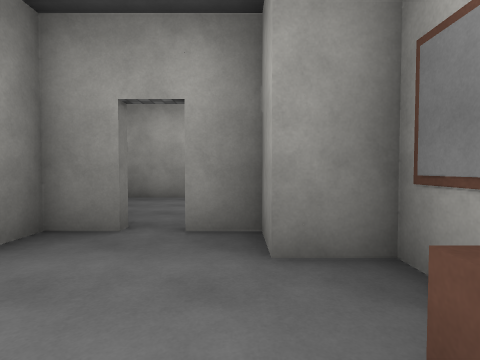
view 1 (above)

24 first-person views from a walk through a Unity game level. The camera is 1.4 m above the floor, tilts 2° down and sees 80° across. The floor is counted in squares, 2 m on a side. Each view is taken from the middle of a square. On the plan, view 1 faces up. The plan holds only what a view shows up to about 10 squares ahead; the rest is blank. The place goes on beyond the plan. The player is left out. Door leaves are left out, so doorways stand open. Surface patterns are stand-ins for the level's own textures.

view 2
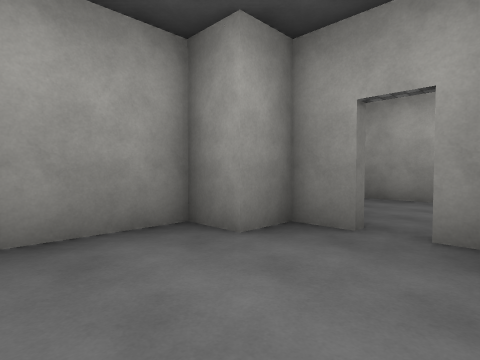

view 3
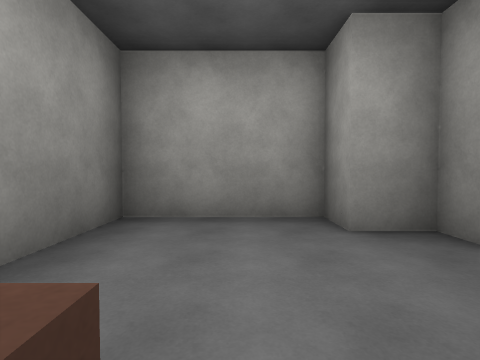

view 4
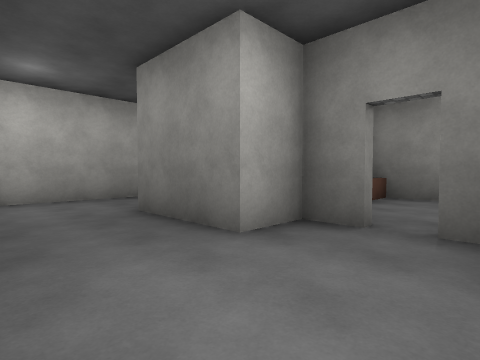

view 5
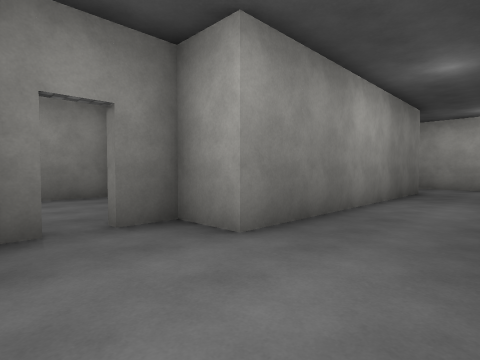

view 6
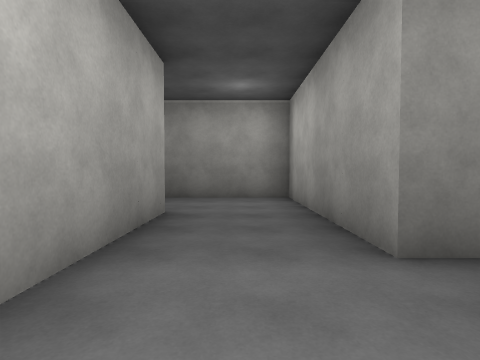

view 7
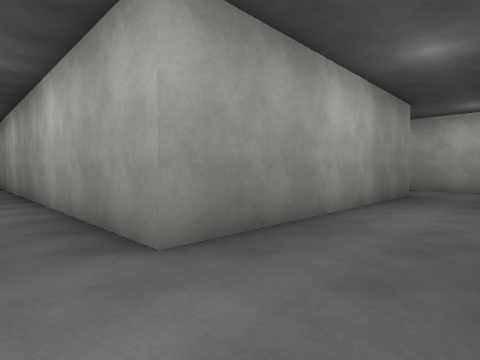

view 8
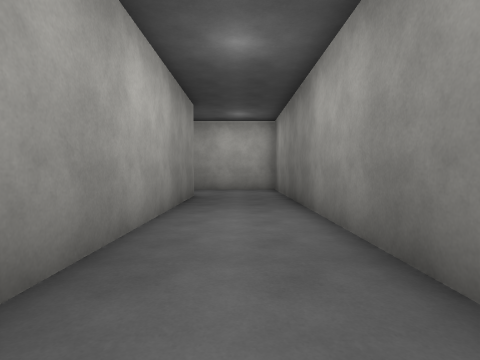

view 9
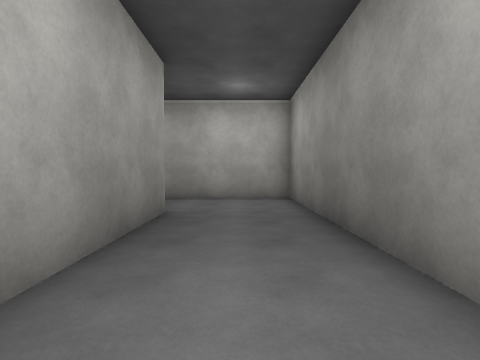

view 10
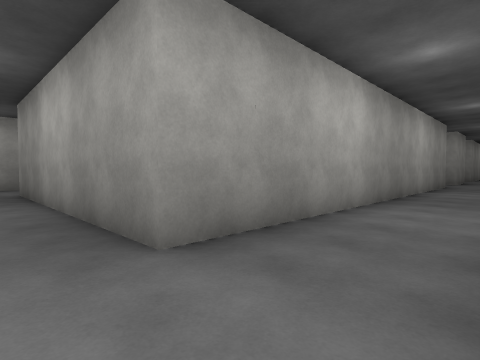

view 11
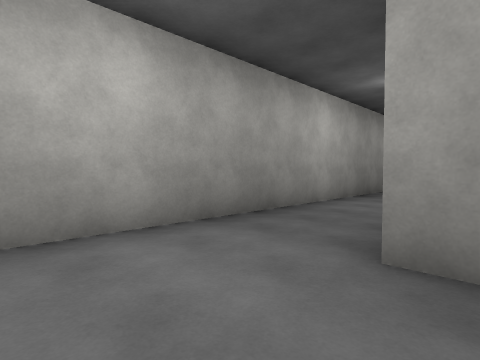

view 12
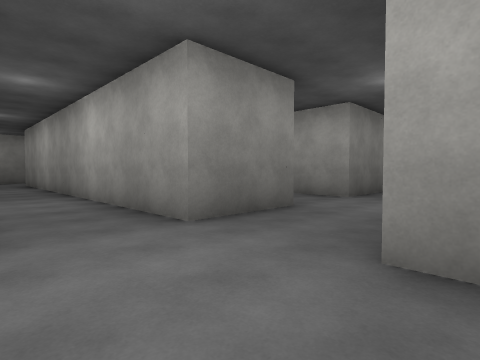

view 13
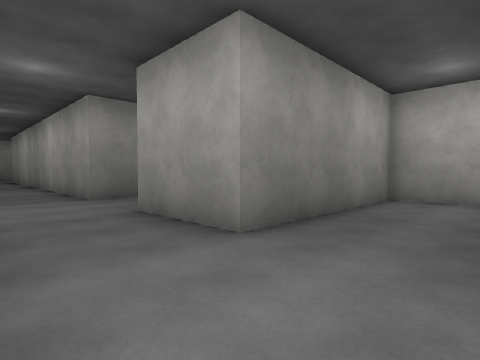

view 14
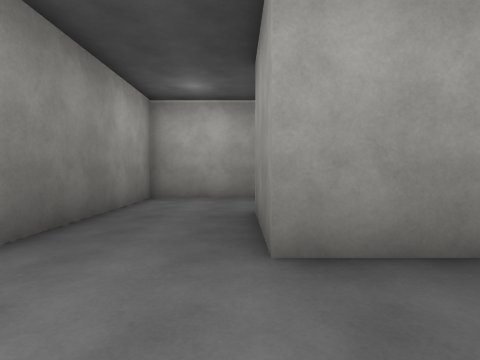

view 15
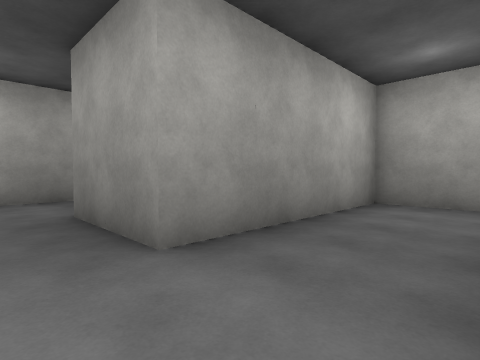

view 16
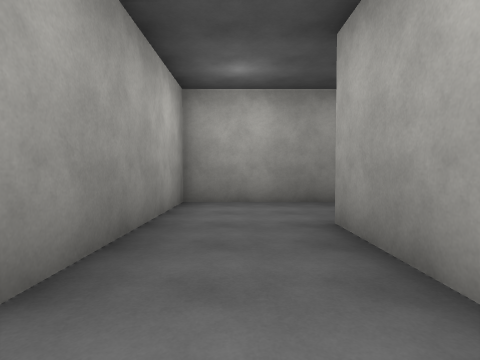

view 17
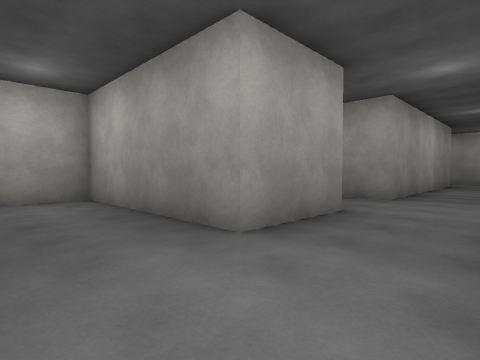

view 18
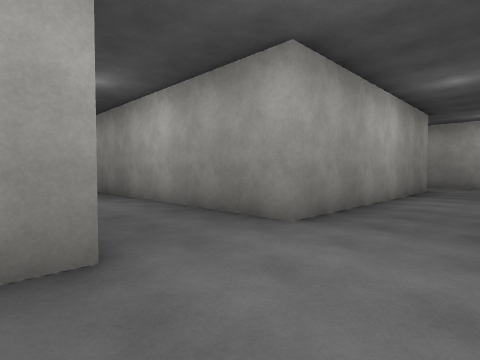

view 19
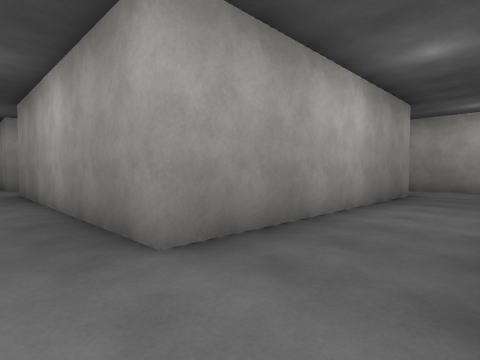

view 20
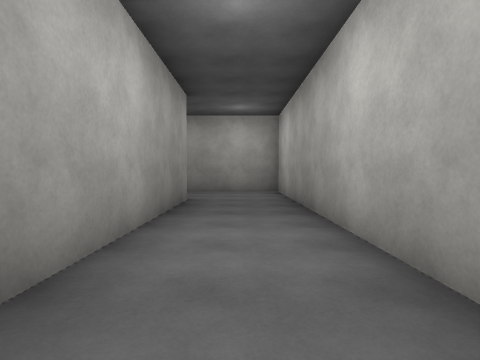

view 21
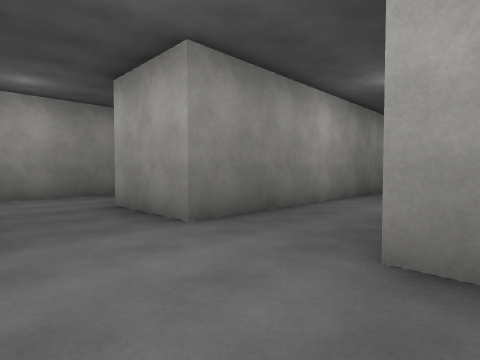

view 22
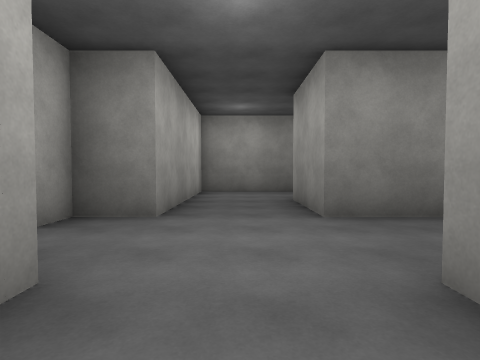

view 23
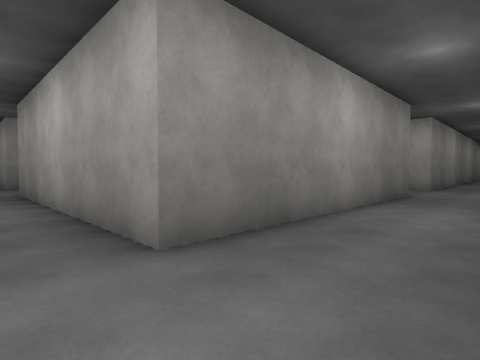

view 24
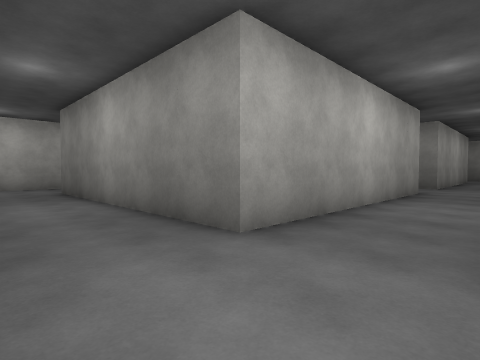

### Floor plan
Points are (right, up) in squares from view 1. A wall is a line through its corners. A room is listed if a view was taken in it or the views show most of it. See-through windows are left out.
Room 1 (views 1, 2, 3)
walls: (1.2, 1.4) (1.2, 2.2) (0.2, 2.2) (0.2, 3.3) (-0.6, 3.3); (-1.2, 3.3) (-2.2, 3.3) (-2.2, 2.2) (-3.2, 2.2) (-3.2, -0.7) (0.9, -0.7)
ways out: open door at (-1, 3) to room 2
objects: other object (1, 0)
Room 2 (views 4, 5, 6, 7, 8, 9, 10, 11, 12, 13, 14, 15, 16, 17, 18, 19, 20, 21, 22, 23, 24)
walls: (7.7, 23) (7.7, 19.8) (12.8, 19.8) (12.8, 17.2); (5.2, 14.8) (7.7, 14.8) (7.7, 13); (10.2, 29.8) (17.8, 29.8) (17.8, 27.3) (12.8, 27.3) (12.8, 22.3) (10.2, 22.3); (10.2, 14.8) (12.8, 14.8) (12.8, 2.2) (5.2, 2.2) (5.2, 12.8); (15.3, 22.4) (15.3, 24.8); (10.2, 32.3) (10.2, 39.8) (17.8, 39.8) (17.8, 32.3) (10.2, 32.3); (16.8, 24.8) (20.3, 24.8) (20.3, 29.8) (21.5, 29.8); (7, 39.8) (7.7, 39.8) (7.7, 39); (-1.4, 7.3) (-2.9, 7.3); (20.3, 34.4) (20.3, 42.3) (17, 42.3); (15.9, 7.3) (15.2, 7.3); (-0.8, 3.5) (0.2, 3.5) (0.2, 4.8) (2.7, 4.8) (2.7, -0.3) (15.3, -0.3) (15.3, 3); (-9.5, 4.8) (-2.2, 4.8) (-2.2, 3.5) (-1.4, 3.5)
ways out: open door at (-1, 3) to room 1

Positions as (right, up) in squares from view 1, and headings:
1: (0, 0), facing up
2: (0, 0), facing up-left
3: (1, 1), facing left
4: (-2, 7), facing down-right
5: (0, 7), facing down-left
6: (4, 7), facing down
7: (4, 0), facing up-right
8: (5, 1), facing right
9: (8, 1), facing right
10: (15, 1), facing up-left
11: (16, 5), facing up-left
12: (15, 18), facing down-left
13: (15, 22), facing down-left
14: (15, 22), facing left
15: (15, 21), facing up-left
16: (14, 21), facing up
17: (20, 25), facing up-left
18: (20, 29), facing up-left
19: (20, 31), facing up-left
20: (19, 33), facing up
21: (20, 33), facing down-left
22: (19, 34), facing down
23: (19, 42), facing down-left
24: (8, 42), facing down-right
